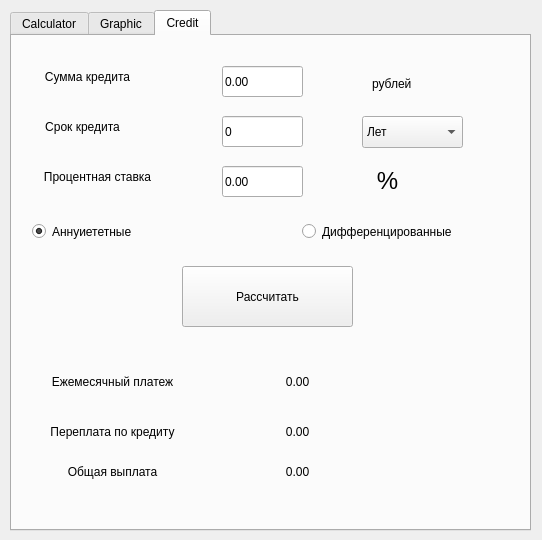
<?xml version="1.0" encoding="UTF-8"?>
<ui version="4.0">
 <class>MainWindow</class>
 <widget class="QMainWindow" name="MainWindow">
  <property name="geometry">
   <rect>
    <x>0</x>
    <y>0</y>
    <width>542</width>
    <height>540</height>
   </rect>
  </property>
  <property name="sizePolicy">
   <sizepolicy hsizetype="Fixed" vsizetype="Fixed">
    <horstretch>0</horstretch>
    <verstretch>0</verstretch>
   </sizepolicy>
  </property>
  <property name="minimumSize">
   <size>
    <width>542</width>
    <height>530</height>
   </size>
  </property>
  <property name="maximumSize">
   <size>
    <width>542</width>
    <height>540</height>
   </size>
  </property>
  <property name="windowTitle">
   <string>MainWindow</string>
  </property>
  <widget class="QWidget" name="centralwidget">
   <widget class="QTabWidget" name="X_MIN">
    <property name="geometry">
     <rect>
      <x>10</x>
      <y>10</y>
      <width>521</width>
      <height>521</height>
     </rect>
    </property>
    <property name="sizePolicy">
     <sizepolicy hsizetype="Fixed" vsizetype="Fixed">
      <horstretch>0</horstretch>
      <verstretch>0</verstretch>
     </sizepolicy>
    </property>
    <property name="currentIndex">
     <number>2</number>
    </property>
    <widget class="QWidget" name="Calculator">
     <attribute name="title">
      <string>Calculator</string>
     </attribute>
     <widget class="QPushButton" name="Minus">
      <property name="geometry">
       <rect>
        <x>410</x>
        <y>310</y>
        <width>91</width>
        <height>51</height>
       </rect>
      </property>
      <property name="sizePolicy">
       <sizepolicy hsizetype="Minimum" vsizetype="Fixed">
        <horstretch>0</horstretch>
        <verstretch>0</verstretch>
       </sizepolicy>
      </property>
      <property name="font">
       <font>
        <pointsize>22</pointsize>
       </font>
      </property>
      <property name="text">
       <string>-</string>
      </property>
     </widget>
     <widget class="QPushButton" name="button_7">
      <property name="geometry">
       <rect>
        <x>110</x>
        <y>250</y>
        <width>91</width>
        <height>51</height>
       </rect>
      </property>
      <property name="sizePolicy">
       <sizepolicy hsizetype="Minimum" vsizetype="Fixed">
        <horstretch>0</horstretch>
        <verstretch>0</verstretch>
       </sizepolicy>
      </property>
      <property name="font">
       <font>
        <pointsize>22</pointsize>
       </font>
      </property>
      <property name="text">
       <string>7</string>
      </property>
     </widget>
     <widget class="QPushButton" name="Mod">
      <property name="geometry">
       <rect>
        <x>210</x>
        <y>190</y>
        <width>91</width>
        <height>51</height>
       </rect>
      </property>
      <property name="sizePolicy">
       <sizepolicy hsizetype="Minimum" vsizetype="Fixed">
        <horstretch>0</horstretch>
        <verstretch>0</verstretch>
       </sizepolicy>
      </property>
      <property name="font">
       <font>
        <pointsize>22</pointsize>
       </font>
      </property>
      <property name="text">
       <string>^</string>
      </property>
     </widget>
     <widget class="QPushButton" name="AC">
      <property name="geometry">
       <rect>
        <x>110</x>
        <y>130</y>
        <width>91</width>
        <height>51</height>
       </rect>
      </property>
      <property name="sizePolicy">
       <sizepolicy hsizetype="Minimum" vsizetype="Fixed">
        <horstretch>0</horstretch>
        <verstretch>0</verstretch>
       </sizepolicy>
      </property>
      <property name="font">
       <font>
        <pointsize>22</pointsize>
       </font>
      </property>
      <property name="text">
       <string>AC</string>
      </property>
     </widget>
     <widget class="QPushButton" name="button_5">
      <property name="geometry">
       <rect>
        <x>210</x>
        <y>310</y>
        <width>91</width>
        <height>51</height>
       </rect>
      </property>
      <property name="sizePolicy">
       <sizepolicy hsizetype="Minimum" vsizetype="Fixed">
        <horstretch>0</horstretch>
        <verstretch>0</verstretch>
       </sizepolicy>
      </property>
      <property name="font">
       <font>
        <pointsize>22</pointsize>
       </font>
      </property>
      <property name="text">
       <string>5</string>
      </property>
     </widget>
     <widget class="QPushButton" name="C">
      <property name="geometry">
       <rect>
        <x>410</x>
        <y>130</y>
        <width>91</width>
        <height>51</height>
       </rect>
      </property>
      <property name="sizePolicy">
       <sizepolicy hsizetype="Minimum" vsizetype="Fixed">
        <horstretch>0</horstretch>
        <verstretch>0</verstretch>
       </sizepolicy>
      </property>
      <property name="font">
       <font>
        <pointsize>22</pointsize>
       </font>
      </property>
      <property name="text">
       <string>C</string>
      </property>
     </widget>
     <widget class="QPushButton" name="Del">
      <property name="geometry">
       <rect>
        <x>410</x>
        <y>190</y>
        <width>91</width>
        <height>51</height>
       </rect>
      </property>
      <property name="sizePolicy">
       <sizepolicy hsizetype="Minimum" vsizetype="Fixed">
        <horstretch>0</horstretch>
        <verstretch>0</verstretch>
       </sizepolicy>
      </property>
      <property name="font">
       <font>
        <pointsize>22</pointsize>
       </font>
      </property>
      <property name="text">
       <string>/</string>
      </property>
     </widget>
     <widget class="QPushButton" name="buton_9">
      <property name="geometry">
       <rect>
        <x>310</x>
        <y>250</y>
        <width>91</width>
        <height>51</height>
       </rect>
      </property>
      <property name="sizePolicy">
       <sizepolicy hsizetype="Minimum" vsizetype="Fixed">
        <horstretch>0</horstretch>
        <verstretch>0</verstretch>
       </sizepolicy>
      </property>
      <property name="font">
       <font>
        <pointsize>22</pointsize>
       </font>
      </property>
      <property name="text">
       <string>9</string>
      </property>
     </widget>
     <widget class="QPushButton" name="Mul">
      <property name="geometry">
       <rect>
        <x>410</x>
        <y>250</y>
        <width>91</width>
        <height>51</height>
       </rect>
      </property>
      <property name="sizePolicy">
       <sizepolicy hsizetype="Minimum" vsizetype="Fixed">
        <horstretch>0</horstretch>
        <verstretch>0</verstretch>
       </sizepolicy>
      </property>
      <property name="font">
       <font>
        <pointsize>22</pointsize>
       </font>
      </property>
      <property name="text">
       <string>*</string>
      </property>
      <property name="icon">
       <iconset theme="accessories-calculator">
        <normaloff>.</normaloff>.</iconset>
      </property>
     </widget>
     <widget class="QPushButton" name="Sqrt">
      <property name="geometry">
       <rect>
        <x>310</x>
        <y>190</y>
        <width>91</width>
        <height>51</height>
       </rect>
      </property>
      <property name="sizePolicy">
       <sizepolicy hsizetype="Minimum" vsizetype="Fixed">
        <horstretch>0</horstretch>
        <verstretch>0</verstretch>
       </sizepolicy>
      </property>
      <property name="font">
       <font>
        <pointsize>22</pointsize>
       </font>
      </property>
      <property name="text">
       <string>Sqrt</string>
      </property>
     </widget>
     <widget class="QPushButton" name="R_BR">
      <property name="geometry">
       <rect>
        <x>310</x>
        <y>130</y>
        <width>91</width>
        <height>51</height>
       </rect>
      </property>
      <property name="sizePolicy">
       <sizepolicy hsizetype="Minimum" vsizetype="Fixed">
        <horstretch>0</horstretch>
        <verstretch>0</verstretch>
       </sizepolicy>
      </property>
      <property name="font">
       <font>
        <pointsize>22</pointsize>
       </font>
      </property>
      <property name="text">
       <string>)</string>
      </property>
     </widget>
     <widget class="QPushButton" name="button_8">
      <property name="geometry">
       <rect>
        <x>210</x>
        <y>250</y>
        <width>91</width>
        <height>51</height>
       </rect>
      </property>
      <property name="sizePolicy">
       <sizepolicy hsizetype="Minimum" vsizetype="Fixed">
        <horstretch>0</horstretch>
        <verstretch>0</verstretch>
       </sizepolicy>
      </property>
      <property name="font">
       <font>
        <pointsize>22</pointsize>
       </font>
      </property>
      <property name="text">
       <string>8</string>
      </property>
     </widget>
     <widget class="QLineEdit" name="parsed_x">
      <property name="geometry">
       <rect>
        <x>10</x>
        <y>310</y>
        <width>91</width>
        <height>51</height>
       </rect>
      </property>
      <property name="sizePolicy">
       <sizepolicy hsizetype="Minimum" vsizetype="Fixed">
        <horstretch>0</horstretch>
        <verstretch>0</verstretch>
       </sizepolicy>
      </property>
      <property name="font">
       <font>
        <pointsize>22</pointsize>
        <italic>false</italic>
        <bold>false</bold>
        <underline>false</underline>
        <strikeout>false</strikeout>
        <kerning>true</kerning>
       </font>
      </property>
      <property name="maxLength">
       <number>254</number>
      </property>
     </widget>
     <widget class="QPushButton" name="tan">
      <property name="geometry">
       <rect>
        <x>210</x>
        <y>70</y>
        <width>91</width>
        <height>51</height>
       </rect>
      </property>
      <property name="sizePolicy">
       <sizepolicy hsizetype="Minimum" vsizetype="Fixed">
        <horstretch>0</horstretch>
        <verstretch>0</verstretch>
       </sizepolicy>
      </property>
      <property name="font">
       <font>
        <pointsize>22</pointsize>
       </font>
      </property>
      <property name="text">
       <string>TAN</string>
      </property>
     </widget>
     <widget class="QLineEdit" name="parsed_string">
      <property name="geometry">
       <rect>
        <x>10</x>
        <y>10</y>
        <width>491</width>
        <height>51</height>
       </rect>
      </property>
      <property name="sizePolicy">
       <sizepolicy hsizetype="Minimum" vsizetype="Fixed">
        <horstretch>0</horstretch>
        <verstretch>0</verstretch>
       </sizepolicy>
      </property>
      <property name="font">
       <font>
        <pointsize>22</pointsize>
       </font>
      </property>
      <property name="maxLength">
       <number>254</number>
      </property>
     </widget>
     <widget class="QPushButton" name="button_4">
      <property name="geometry">
       <rect>
        <x>110</x>
        <y>310</y>
        <width>91</width>
        <height>51</height>
       </rect>
      </property>
      <property name="sizePolicy">
       <sizepolicy hsizetype="Minimum" vsizetype="Fixed">
        <horstretch>0</horstretch>
        <verstretch>0</verstretch>
       </sizepolicy>
      </property>
      <property name="font">
       <font>
        <pointsize>22</pointsize>
       </font>
      </property>
      <property name="text">
       <string>4</string>
      </property>
     </widget>
     <widget class="QPushButton" name="acos">
      <property name="geometry">
       <rect>
        <x>10</x>
        <y>190</y>
        <width>91</width>
        <height>51</height>
       </rect>
      </property>
      <property name="sizePolicy">
       <sizepolicy hsizetype="Minimum" vsizetype="Fixed">
        <horstretch>0</horstretch>
        <verstretch>0</verstretch>
       </sizepolicy>
      </property>
      <property name="font">
       <font>
        <pointsize>22</pointsize>
       </font>
      </property>
      <property name="text">
       <string>ACOS</string>
      </property>
     </widget>
     <widget class="QPushButton" name="log">
      <property name="geometry">
       <rect>
        <x>310</x>
        <y>70</y>
        <width>91</width>
        <height>51</height>
       </rect>
      </property>
      <property name="sizePolicy">
       <sizepolicy hsizetype="Minimum" vsizetype="Fixed">
        <horstretch>0</horstretch>
        <verstretch>0</verstretch>
       </sizepolicy>
      </property>
      <property name="font">
       <font>
        <pointsize>22</pointsize>
       </font>
      </property>
      <property name="text">
       <string>LOG</string>
      </property>
     </widget>
     <widget class="QPushButton" name="L_BR">
      <property name="geometry">
       <rect>
        <x>210</x>
        <y>130</y>
        <width>91</width>
        <height>51</height>
       </rect>
      </property>
      <property name="sizePolicy">
       <sizepolicy hsizetype="Minimum" vsizetype="Fixed">
        <horstretch>0</horstretch>
        <verstretch>0</verstretch>
       </sizepolicy>
      </property>
      <property name="font">
       <font>
        <pointsize>22</pointsize>
       </font>
      </property>
      <property name="text">
       <string>(</string>
      </property>
     </widget>
     <widget class="QPushButton" name="percent">
      <property name="geometry">
       <rect>
        <x>110</x>
        <y>190</y>
        <width>91</width>
        <height>51</height>
       </rect>
      </property>
      <property name="sizePolicy">
       <sizepolicy hsizetype="Minimum" vsizetype="Fixed">
        <horstretch>0</horstretch>
        <verstretch>0</verstretch>
       </sizepolicy>
      </property>
      <property name="font">
       <font>
        <pointsize>22</pointsize>
       </font>
      </property>
      <property name="text">
       <string>%</string>
      </property>
     </widget>
     <widget class="QPushButton" name="sin">
      <property name="geometry">
       <rect>
        <x>10</x>
        <y>70</y>
        <width>91</width>
        <height>51</height>
       </rect>
      </property>
      <property name="sizePolicy">
       <sizepolicy hsizetype="Minimum" vsizetype="Fixed">
        <horstretch>0</horstretch>
        <verstretch>0</verstretch>
       </sizepolicy>
      </property>
      <property name="font">
       <font>
        <pointsize>22</pointsize>
       </font>
      </property>
      <property name="text">
       <string>SIN</string>
      </property>
     </widget>
     <widget class="QPushButton" name="button_6">
      <property name="geometry">
       <rect>
        <x>310</x>
        <y>310</y>
        <width>91</width>
        <height>51</height>
       </rect>
      </property>
      <property name="sizePolicy">
       <sizepolicy hsizetype="Minimum" vsizetype="Fixed">
        <horstretch>0</horstretch>
        <verstretch>0</verstretch>
       </sizepolicy>
      </property>
      <property name="font">
       <font>
        <pointsize>22</pointsize>
       </font>
      </property>
      <property name="text">
       <string>6</string>
      </property>
     </widget>
     <widget class="QPushButton" name="asin">
      <property name="geometry">
       <rect>
        <x>10</x>
        <y>130</y>
        <width>91</width>
        <height>51</height>
       </rect>
      </property>
      <property name="sizePolicy">
       <sizepolicy hsizetype="Minimum" vsizetype="Fixed">
        <horstretch>0</horstretch>
        <verstretch>0</verstretch>
       </sizepolicy>
      </property>
      <property name="font">
       <font>
        <pointsize>22</pointsize>
       </font>
      </property>
      <property name="text">
       <string>ASIN</string>
      </property>
     </widget>
     <widget class="QPushButton" name="atan">
      <property name="geometry">
       <rect>
        <x>10</x>
        <y>250</y>
        <width>91</width>
        <height>51</height>
       </rect>
      </property>
      <property name="sizePolicy">
       <sizepolicy hsizetype="Minimum" vsizetype="Fixed">
        <horstretch>0</horstretch>
        <verstretch>0</verstretch>
       </sizepolicy>
      </property>
      <property name="font">
       <font>
        <pointsize>22</pointsize>
       </font>
      </property>
      <property name="text">
       <string>ATAN</string>
      </property>
     </widget>
     <widget class="QPushButton" name="cos">
      <property name="geometry">
       <rect>
        <x>110</x>
        <y>70</y>
        <width>91</width>
        <height>51</height>
       </rect>
      </property>
      <property name="sizePolicy">
       <sizepolicy hsizetype="Minimum" vsizetype="Fixed">
        <horstretch>0</horstretch>
        <verstretch>0</verstretch>
       </sizepolicy>
      </property>
      <property name="font">
       <font>
        <pointsize>22</pointsize>
       </font>
      </property>
      <property name="text">
       <string>COS</string>
      </property>
     </widget>
     <widget class="QPushButton" name="ln">
      <property name="geometry">
       <rect>
        <x>410</x>
        <y>70</y>
        <width>91</width>
        <height>51</height>
       </rect>
      </property>
      <property name="sizePolicy">
       <sizepolicy hsizetype="Minimum" vsizetype="Fixed">
        <horstretch>0</horstretch>
        <verstretch>0</verstretch>
       </sizepolicy>
      </property>
      <property name="font">
       <font>
        <pointsize>22</pointsize>
       </font>
      </property>
      <property name="text">
       <string>LN</string>
      </property>
     </widget>
     <widget class="QPushButton" name="plus">
      <property name="geometry">
       <rect>
        <x>410</x>
        <y>370</y>
        <width>91</width>
        <height>51</height>
       </rect>
      </property>
      <property name="sizePolicy">
       <sizepolicy hsizetype="Minimum" vsizetype="Fixed">
        <horstretch>0</horstretch>
        <verstretch>0</verstretch>
       </sizepolicy>
      </property>
      <property name="font">
       <font>
        <pointsize>22</pointsize>
       </font>
      </property>
      <property name="text">
       <string>+</string>
      </property>
     </widget>
     <widget class="QPushButton" name="button_3">
      <property name="geometry">
       <rect>
        <x>310</x>
        <y>370</y>
        <width>91</width>
        <height>51</height>
       </rect>
      </property>
      <property name="sizePolicy">
       <sizepolicy hsizetype="Minimum" vsizetype="Fixed">
        <horstretch>0</horstretch>
        <verstretch>0</verstretch>
       </sizepolicy>
      </property>
      <property name="font">
       <font>
        <pointsize>22</pointsize>
       </font>
      </property>
      <property name="text">
       <string>3</string>
      </property>
     </widget>
     <widget class="QPushButton" name="X">
      <property name="geometry">
       <rect>
        <x>10</x>
        <y>370</y>
        <width>91</width>
        <height>51</height>
       </rect>
      </property>
      <property name="sizePolicy">
       <sizepolicy hsizetype="Minimum" vsizetype="Fixed">
        <horstretch>0</horstretch>
        <verstretch>0</verstretch>
       </sizepolicy>
      </property>
      <property name="font">
       <font>
        <pointsize>22</pointsize>
       </font>
      </property>
      <property name="text">
       <string>x</string>
      </property>
     </widget>
     <widget class="QPushButton" name="button_1">
      <property name="enabled">
       <bool>true</bool>
      </property>
      <property name="geometry">
       <rect>
        <x>110</x>
        <y>370</y>
        <width>91</width>
        <height>51</height>
       </rect>
      </property>
      <property name="sizePolicy">
       <sizepolicy hsizetype="Minimum" vsizetype="Fixed">
        <horstretch>0</horstretch>
        <verstretch>0</verstretch>
       </sizepolicy>
      </property>
      <property name="font">
       <font>
        <pointsize>22</pointsize>
        <italic>false</italic>
        <bold>false</bold>
        <underline>false</underline>
        <strikeout>false</strikeout>
        <kerning>true</kerning>
       </font>
      </property>
      <property name="text">
       <string>1</string>
      </property>
     </widget>
     <widget class="QPushButton" name="button_00">
      <property name="geometry">
       <rect>
        <x>110</x>
        <y>430</y>
        <width>91</width>
        <height>51</height>
       </rect>
      </property>
      <property name="sizePolicy">
       <sizepolicy hsizetype="Minimum" vsizetype="Fixed">
        <horstretch>0</horstretch>
        <verstretch>0</verstretch>
       </sizepolicy>
      </property>
      <property name="font">
       <font>
        <pointsize>22</pointsize>
       </font>
      </property>
      <property name="text">
       <string>00</string>
      </property>
     </widget>
     <widget class="QPushButton" name="button_2">
      <property name="geometry">
       <rect>
        <x>210</x>
        <y>370</y>
        <width>91</width>
        <height>51</height>
       </rect>
      </property>
      <property name="sizePolicy">
       <sizepolicy hsizetype="Minimum" vsizetype="Fixed">
        <horstretch>0</horstretch>
        <verstretch>0</verstretch>
       </sizepolicy>
      </property>
      <property name="font">
       <font>
        <pointsize>22</pointsize>
       </font>
      </property>
      <property name="text">
       <string>2</string>
      </property>
     </widget>
     <widget class="QPushButton" name="button_tchk">
      <property name="geometry">
       <rect>
        <x>310</x>
        <y>430</y>
        <width>91</width>
        <height>51</height>
       </rect>
      </property>
      <property name="sizePolicy">
       <sizepolicy hsizetype="Minimum" vsizetype="Fixed">
        <horstretch>0</horstretch>
        <verstretch>0</verstretch>
       </sizepolicy>
      </property>
      <property name="font">
       <font>
        <pointsize>22</pointsize>
       </font>
      </property>
      <property name="text">
       <string>.</string>
      </property>
     </widget>
     <widget class="QPushButton" name="UnarPL">
      <property name="geometry">
       <rect>
        <x>10</x>
        <y>430</y>
        <width>91</width>
        <height>51</height>
       </rect>
      </property>
      <property name="sizePolicy">
       <sizepolicy hsizetype="Minimum" vsizetype="Fixed">
        <horstretch>0</horstretch>
        <verstretch>0</verstretch>
       </sizepolicy>
      </property>
      <property name="font">
       <font>
        <pointsize>22</pointsize>
       </font>
      </property>
      <property name="text">
       <string>+</string>
      </property>
     </widget>
     <widget class="QPushButton" name="button_0">
      <property name="geometry">
       <rect>
        <x>210</x>
        <y>430</y>
        <width>91</width>
        <height>51</height>
       </rect>
      </property>
      <property name="sizePolicy">
       <sizepolicy hsizetype="Minimum" vsizetype="Fixed">
        <horstretch>0</horstretch>
        <verstretch>0</verstretch>
       </sizepolicy>
      </property>
      <property name="font">
       <font>
        <pointsize>22</pointsize>
       </font>
      </property>
      <property name="text">
       <string>0</string>
      </property>
     </widget>
     <widget class="QPushButton" name="equal">
      <property name="geometry">
       <rect>
        <x>410</x>
        <y>430</y>
        <width>91</width>
        <height>51</height>
       </rect>
      </property>
      <property name="sizePolicy">
       <sizepolicy hsizetype="Minimum" vsizetype="Fixed">
        <horstretch>0</horstretch>
        <verstretch>0</verstretch>
       </sizepolicy>
      </property>
      <property name="font">
       <font>
        <pointsize>22</pointsize>
       </font>
      </property>
      <property name="mouseTracking">
       <bool>false</bool>
      </property>
      <property name="layoutDirection">
       <enum>Qt::LeftToRight</enum>
      </property>
      <property name="text">
       <string>=</string>
      </property>
      <property name="iconSize">
       <size>
        <width>15</width>
        <height>15</height>
       </size>
      </property>
      <property name="default">
       <bool>false</bool>
      </property>
      <property name="flat">
       <bool>false</bool>
      </property>
     </widget>
    </widget>
    <widget class="QWidget" name="Graphic">
     <attribute name="title">
      <string>Graphic</string>
     </attribute>
     <widget class="QLineEdit" name="set_x">
      <property name="geometry">
       <rect>
        <x>110</x>
        <y>350</y>
        <width>71</width>
        <height>31</height>
       </rect>
      </property>
      <property name="text">
       <string/>
      </property>
      <property name="alignment">
       <set>Qt::AlignCenter</set>
      </property>
     </widget>
     <widget class="QLineEdit" name="set_y">
      <property name="geometry">
       <rect>
        <x>110</x>
        <y>390</y>
        <width>71</width>
        <height>31</height>
       </rect>
      </property>
      <property name="text">
       <string/>
      </property>
      <property name="alignment">
       <set>Qt::AlignCenter</set>
      </property>
     </widget>
     <widget class="QPushButton" name="pushButton">
      <property name="geometry">
       <rect>
        <x>350</x>
        <y>380</y>
        <width>131</width>
        <height>51</height>
       </rect>
      </property>
      <property name="text">
       <string>DRAW</string>
      </property>
     </widget>
     <widget class="QCustomPlot" name="widget" native="true">
      <property name="geometry">
       <rect>
        <x>19</x>
        <y>19</y>
        <width>471</width>
        <height>321</height>
       </rect>
      </property>
     </widget>
     <widget class="QLabel" name="label">
      <property name="geometry">
       <rect>
        <x>190</x>
        <y>350</y>
        <width>151</width>
        <height>31</height>
       </rect>
      </property>
      <property name="text">
       <string>X_MIN DEFAULT -10</string>
      </property>
      <property name="alignment">
       <set>Qt::AlignCenter</set>
      </property>
     </widget>
     <widget class="QLabel" name="label_2">
      <property name="geometry">
       <rect>
        <x>190</x>
        <y>390</y>
        <width>151</width>
        <height>31</height>
       </rect>
      </property>
      <property name="text">
       <string>X_MAX DEFAULT 10</string>
      </property>
      <property name="alignment">
       <set>Qt::AlignCenter</set>
      </property>
     </widget>
     <widget class="QLabel" name="label_4">
      <property name="geometry">
       <rect>
        <x>10</x>
        <y>350</y>
        <width>91</width>
        <height>31</height>
       </rect>
      </property>
      <property name="text">
       <string>SET X_MIN</string>
      </property>
      <property name="alignment">
       <set>Qt::AlignCenter</set>
      </property>
     </widget>
     <widget class="QLabel" name="label_5">
      <property name="geometry">
       <rect>
        <x>10</x>
        <y>390</y>
        <width>91</width>
        <height>31</height>
       </rect>
      </property>
      <property name="text">
       <string>SET X_MAX</string>
      </property>
      <property name="alignment">
       <set>Qt::AlignCenter</set>
      </property>
     </widget>
     <widget class="QLabel" name="label_10">
      <property name="geometry">
       <rect>
        <x>10</x>
        <y>430</y>
        <width>91</width>
        <height>31</height>
       </rect>
      </property>
      <property name="text">
       <string>SET SCALE</string>
      </property>
      <property name="alignment">
       <set>Qt::AlignCenter</set>
      </property>
     </widget>
     <widget class="QLineEdit" name="set_scale">
      <property name="geometry">
       <rect>
        <x>110</x>
        <y>430</y>
        <width>71</width>
        <height>31</height>
       </rect>
      </property>
      <property name="text">
       <string/>
      </property>
      <property name="alignment">
       <set>Qt::AlignCenter</set>
      </property>
     </widget>
     <widget class="QLabel" name="label_11">
      <property name="geometry">
       <rect>
        <x>190</x>
        <y>430</y>
        <width>151</width>
        <height>31</height>
       </rect>
      </property>
      <property name="text">
       <string>SCALE DEFAULT 0.1</string>
      </property>
      <property name="alignment">
       <set>Qt::AlignCenter</set>
      </property>
     </widget>
    </widget>
    <widget class="QWidget" name="Credit">
     <attribute name="title">
      <string>Credit</string>
     </attribute>
     <widget class="QLabel" name="label_3">
      <property name="geometry">
       <rect>
        <x>20</x>
        <y>30</y>
        <width>111</width>
        <height>21</height>
       </rect>
      </property>
      <property name="text">
       <string>Сумма кредита</string>
      </property>
      <property name="alignment">
       <set>Qt::AlignCenter</set>
      </property>
     </widget>
     <widget class="QLabel" name="label_6">
      <property name="geometry">
       <rect>
        <x>20</x>
        <y>80</y>
        <width>101</width>
        <height>21</height>
       </rect>
      </property>
      <property name="text">
       <string>Срок кредита</string>
      </property>
      <property name="alignment">
       <set>Qt::AlignCenter</set>
      </property>
     </widget>
     <widget class="QLabel" name="label_7">
      <property name="geometry">
       <rect>
        <x>20</x>
        <y>120</y>
        <width>131</width>
        <height>41</height>
       </rect>
      </property>
      <property name="text">
       <string>Процентная ставка</string>
      </property>
      <property name="alignment">
       <set>Qt::AlignCenter</set>
      </property>
     </widget>
     <widget class="QRadioButton" name="annuitet_button">
      <property name="geometry">
       <rect>
        <x>20</x>
        <y>180</y>
        <width>121</width>
        <height>31</height>
       </rect>
      </property>
      <property name="text">
       <string>Аннуиететные</string>
      </property>
      <property name="checked">
       <bool>true</bool>
      </property>
     </widget>
     <widget class="QRadioButton" name="diff_button">
      <property name="geometry">
       <rect>
        <x>290</x>
        <y>180</y>
        <width>181</width>
        <height>31</height>
       </rect>
      </property>
      <property name="text">
       <string>Дифференцированные</string>
      </property>
     </widget>
     <widget class="QLineEdit" name="sum_credit">
      <property name="geometry">
       <rect>
        <x>210</x>
        <y>30</y>
        <width>81</width>
        <height>31</height>
       </rect>
      </property>
      <property name="text">
       <string>0.00</string>
      </property>
     </widget>
     <widget class="QLineEdit" name="time_credit">
      <property name="geometry">
       <rect>
        <x>210</x>
        <y>80</y>
        <width>81</width>
        <height>31</height>
       </rect>
      </property>
      <property name="text">
       <string>0</string>
      </property>
     </widget>
     <widget class="QLineEdit" name="percent_credit">
      <property name="geometry">
       <rect>
        <x>210</x>
        <y>130</y>
        <width>81</width>
        <height>31</height>
       </rect>
      </property>
      <property name="text">
       <string>0.00</string>
      </property>
     </widget>
     <widget class="QPushButton" name="calc_credit">
      <property name="geometry">
       <rect>
        <x>170</x>
        <y>230</y>
        <width>171</width>
        <height>61</height>
       </rect>
      </property>
      <property name="text">
       <string>Рассчитать</string>
      </property>
     </widget>
     <widget class="QComboBox" name="year">
      <property name="geometry">
       <rect>
        <x>350</x>
        <y>80</y>
        <width>101</width>
        <height>32</height>
       </rect>
      </property>
      <item>
       <property name="text">
        <string>Лет</string>
       </property>
      </item>
      <item>
       <property name="text">
        <string>Месяцев</string>
       </property>
      </item>
     </widget>
     <widget class="QLabel" name="label_8">
      <property name="geometry">
       <rect>
        <x>360</x>
        <y>40</y>
        <width>58</width>
        <height>16</height>
       </rect>
      </property>
      <property name="text">
       <string>рублей</string>
      </property>
     </widget>
     <widget class="QLabel" name="label_9">
      <property name="geometry">
       <rect>
        <x>360</x>
        <y>130</y>
        <width>31</width>
        <height>31</height>
       </rect>
      </property>
      <property name="text">
       <string>&lt;html&gt;&lt;head/&gt;&lt;body&gt;&lt;p align=&quot;center&quot;&gt;&lt;span style=&quot; font-size:18pt;&quot;&gt;%&lt;/span&gt;&lt;/p&gt;&lt;/body&gt;&lt;/html&gt;</string>
      </property>
      <property name="alignment">
       <set>Qt::AlignCenter</set>
      </property>
     </widget>
     <widget class="QLabel" name="label_12">
      <property name="geometry">
       <rect>
        <x>20</x>
        <y>330</y>
        <width>161</width>
        <height>31</height>
       </rect>
      </property>
      <property name="text">
       <string>Ежемесячный платеж</string>
      </property>
      <property name="alignment">
       <set>Qt::AlignCenter</set>
      </property>
     </widget>
     <widget class="QLabel" name="label_13">
      <property name="geometry">
       <rect>
        <x>20</x>
        <y>380</y>
        <width>161</width>
        <height>31</height>
       </rect>
      </property>
      <property name="text">
       <string>Переплата по кредиту</string>
      </property>
      <property name="alignment">
       <set>Qt::AlignCenter</set>
      </property>
     </widget>
     <widget class="QLabel" name="label_14">
      <property name="geometry">
       <rect>
        <x>20</x>
        <y>420</y>
        <width>161</width>
        <height>31</height>
       </rect>
      </property>
      <property name="text">
       <string>Общая выплата</string>
      </property>
      <property name="alignment">
       <set>Qt::AlignCenter</set>
      </property>
     </widget>
     <widget class="QLabel" name="month_pay">
      <property name="geometry">
       <rect>
        <x>220</x>
        <y>330</y>
        <width>131</width>
        <height>31</height>
       </rect>
      </property>
      <property name="text">
       <string>0.00</string>
      </property>
      <property name="alignment">
       <set>Qt::AlignCenter</set>
      </property>
     </widget>
     <widget class="QLabel" name="credit_pay">
      <property name="geometry">
       <rect>
        <x>220</x>
        <y>380</y>
        <width>131</width>
        <height>31</height>
       </rect>
      </property>
      <property name="text">
       <string>0.00</string>
      </property>
      <property name="alignment">
       <set>Qt::AlignCenter</set>
      </property>
     </widget>
     <widget class="QLabel" name="total_pay">
      <property name="geometry">
       <rect>
        <x>220</x>
        <y>420</y>
        <width>131</width>
        <height>31</height>
       </rect>
      </property>
      <property name="text">
       <string>0.00</string>
      </property>
      <property name="alignment">
       <set>Qt::AlignCenter</set>
      </property>
     </widget>
    </widget>
   </widget>
  </widget>
 </widget>
 <customwidgets>
  <customwidget>
   <class>QCustomPlot</class>
   <extends>QWidget</extends>
   <header>qcustomplot.h</header>
   <container>1</container>
  </customwidget>
 </customwidgets>
 <tabstops>
  <tabstop>Minus</tabstop>
  <tabstop>Mul</tabstop>
  <tabstop>Del</tabstop>
  <tabstop>C</tabstop>
  <tabstop>percent</tabstop>
  <tabstop>AC</tabstop>
  <tabstop>buton_9</tabstop>
  <tabstop>button_8</tabstop>
  <tabstop>button_7</tabstop>
  <tabstop>button_4</tabstop>
  <tabstop>button_5</tabstop>
  <tabstop>button_6</tabstop>
  <tabstop>Sqrt</tabstop>
  <tabstop>Mod</tabstop>
  <tabstop>L_BR</tabstop>
  <tabstop>R_BR</tabstop>
  <tabstop>sin</tabstop>
  <tabstop>cos</tabstop>
  <tabstop>tan</tabstop>
  <tabstop>ln</tabstop>
  <tabstop>log</tabstop>
  <tabstop>asin</tabstop>
  <tabstop>acos</tabstop>
  <tabstop>atan</tabstop>
  <tabstop>parsed_string</tabstop>
 </tabstops>
 <resources/>
 <connections/>
</ui>
